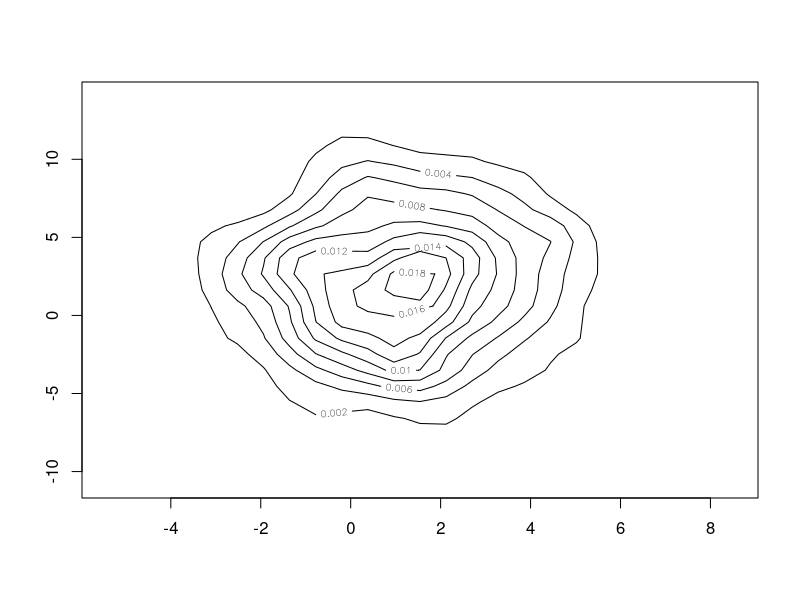

The R script that drew this image:
require(MASS)

# For X
mu1 <- 1
sig1 <- 2

# For Y
mu2 <- 2
sig2 <- 4

rho <- 0.05

normvar <- c(0.9597, -1.3404, 1.2238, 0.2551)

# Using Cholesky's decomposition method

noofrand <- 1000
z1 <- rnorm(noofrand, mean=0, sd=1)
z2 <- rnorm(noofrand, mean=0, sd=1)
X <- mu1 + sig1*z1
Y <- mu2 + sig2*rho*z1 + sig2*sqrt(1 - rho^2)*z2

g <- kde2d(X,Y)

png(file="contour.png")
contour(g)
dev.off()
